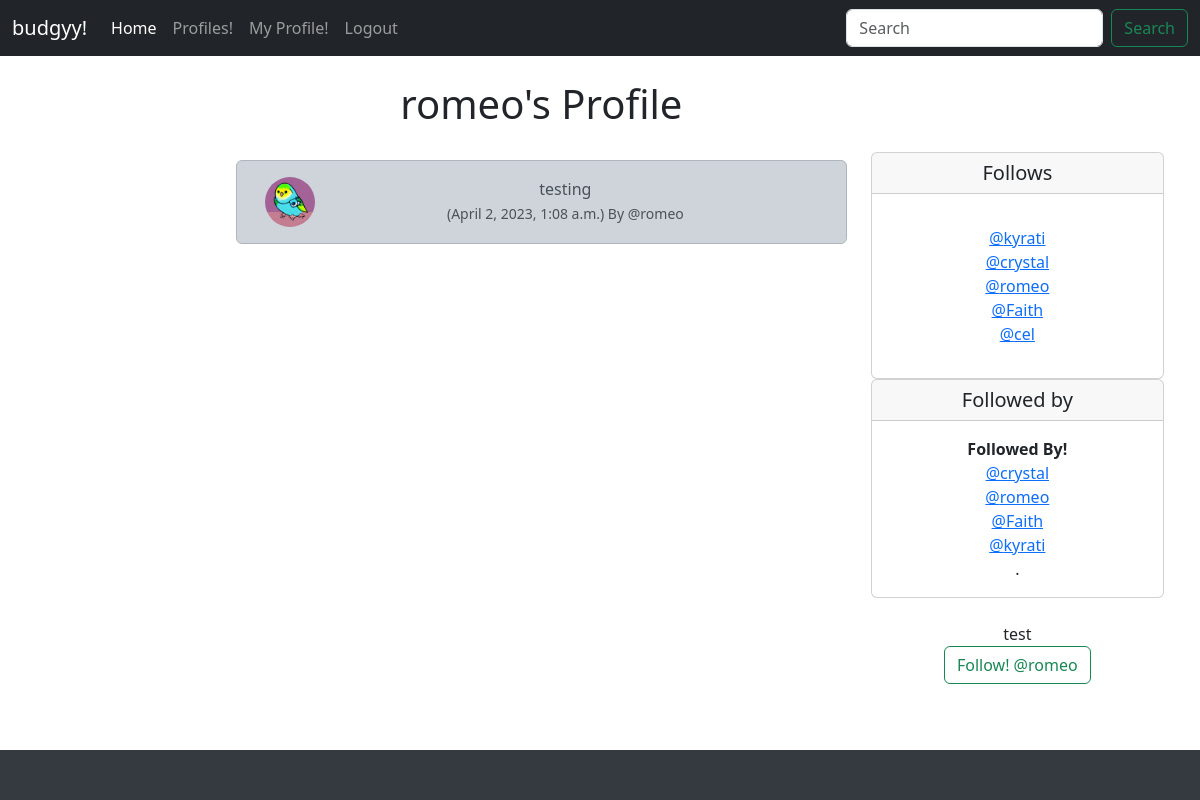
Page /profile/3 (signed in) on the committed database.
### budgyy/models.py (models this page shows, shortened)
class Profile(models.Model):
    user = models.OneToOneField(User, on_delete=models.CASCADE)
    follows = models.ManyToManyField("self", related_name="followed_by", symmetrical=False,blank=True)
    date_modified = models.DateTimeField(User, auto_now=True)
    profile_image = models.ImageField(null=True, blank=True, upload_to="images/")
    def __str__(self):
        return self.user.username

class Sing(models.Model):
	user = models.ForeignKey(
		User, related_name="sing",
		on_delete=models.DO_NOTHING
		)
	body = models.CharField(max_length=200)
	created_at = models.DateTimeField(auto_now_add=True)

### budgyy/views.py (the view, shortened to what this page needs)
# urls.py: path('profile/<int:pk>', views.profile, name='profile'),
def profile(request, pk):
	if request.user.is_authenticated:
		profile = Profile.objects.get(user_id=pk)
		sings = Sing.objects.filter(user_id=pk).order_by("-created_at")
		return render(request, "profile.html", {"profile":profile, "sings":sings})
	else:
		messages.success(request, ("You Must Be Logged In To View This Page..."))
		return redirect('home')

### budgyy/templates/profile.html (shortened to what this page needs)
{% extends 'base.html' %}
{% load static %}
{% block content %}
{% if profile %}
<div class="container text-center">
  <div class="row">
    <div class="col-8">
      <h1>{{ profile.user.username }}'s Profile</h1>
      <br/>
      {% if sings %}
      {% for sing in sings %}
    <div class="alert alert-dark" role="alert">
<div class="container">
  <div class="row">
    <div class="col-1">
      {% if profile.profile_image %}
      <img src="{{ profile.profile_image.url }}" width=50 height=50 class="rounded-circle" alt="{{ profile.user.username }}">
      {% else %}
      <img src="{% static 'images/icon.png' %}" width=50 height=50 class="rounded-circle" alt="{{ profile.user.username }}">
      {% endif %}
    </div>
    <div class="col-11">
            {{ sing.body }}<br/>
              <small class="text-muted">
                ({{ sing.created_at}}) By
                @{{ sing.user.username }}
              </small>
          </div><br/><br/>
    </div>
  </div>
</div>
        {% endfor %}
      {% endif %}
    </div>
        <div class="col-4">
          <br/><br/><br/>
            <div class="card">
                <h5 class="card-header">Follows</h5>
                <div class="card-body">
                 {% for following in profile.follows.all %}
                 <a href="{% url 'profile' following.user.id %}">@{{ following }}</a><br/>
                 {% endfor %}
                </div>
              </div>
              <div class="card">
                <h5 class="card-header">Followed by</h5>
                <div class="card-body">
                  <p class="card-text"> <strong>Followed By!</strong><br/>
                    {% for following in profile.followed_by.all %}
                    <a href="{% url 'profile' following.user.id %}">@{{ following }}</a><br/>
                {% endfor %}.</p>
                </div>
              </div>
<br/>
test
<form method=POST>
  {% if profile in user.profile.follows.all %}
     <button class="btn btn-outline-danger" name="follow" value="unfollow" type="submit">
       Unfollow! @{{ profile.user.username|lower}}
     </button>
  {% else %}
    <button class="btn btn-outline-success" name="follow" value="follow" type="submit">
       Follow! @{{ profile.user.username|lower}}
     </button>
  {% endif %}
  </form>
  <br/>
    </div>
   </div>
</div>
{% endif %}
{% endblock %}

### budgyy/static/css/styles.css (style rules this page uses)
body { background-image: url("budgyy\static\loop.gif"); background-repeat: no-repeat; background-size: cover; background-position: center center; }

### rows in the picture
Profile: user.username "romeo"
Sing: body "testing", created_at "April 2, 2023, 1:08 a.m.", user.username "romeo"
Profile: user.username "kyrati"
Profile: user.username "crystal"
Profile: user.username "Faith"
Profile: user.username "cel"
